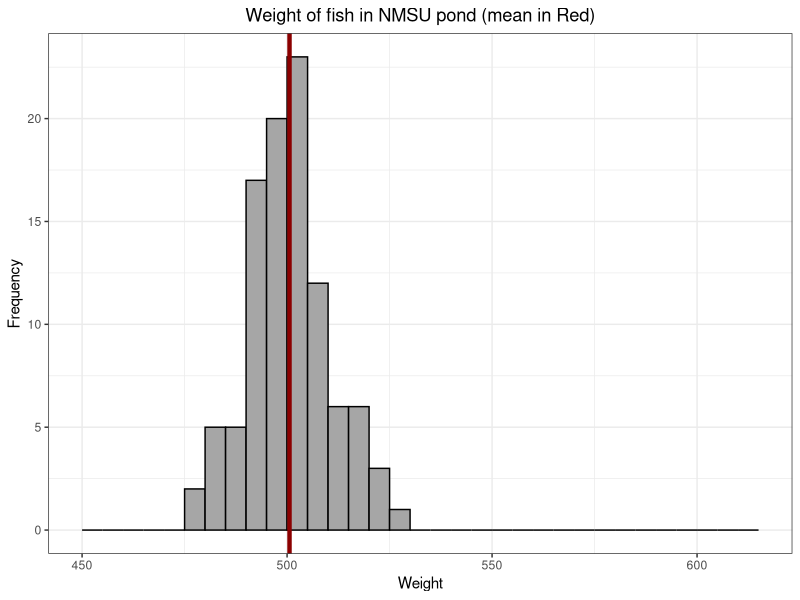
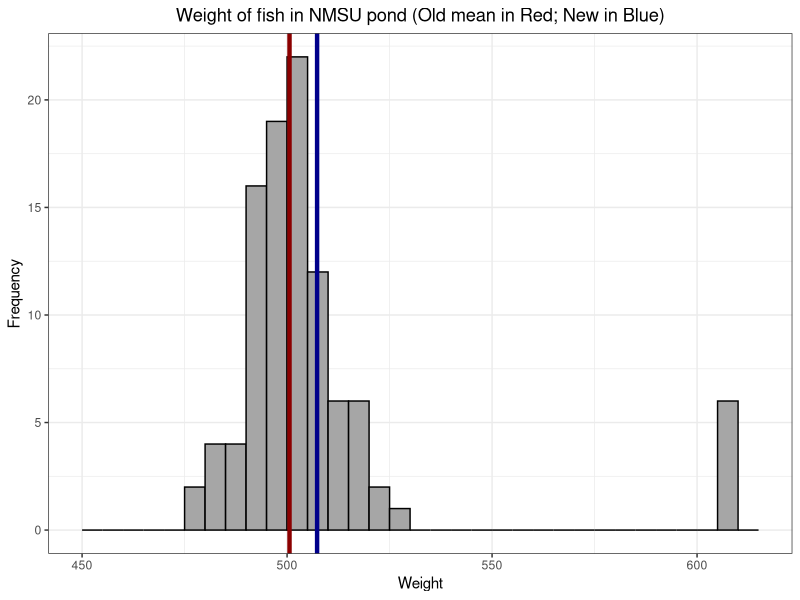
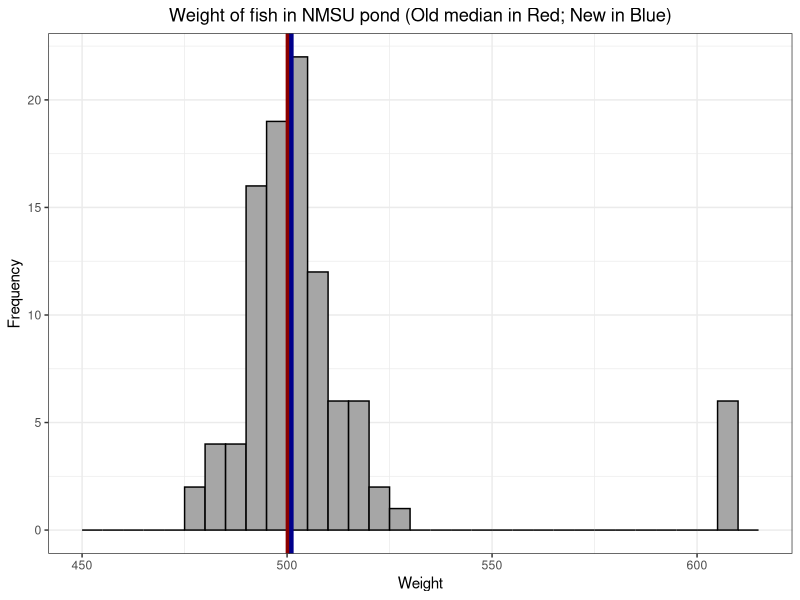
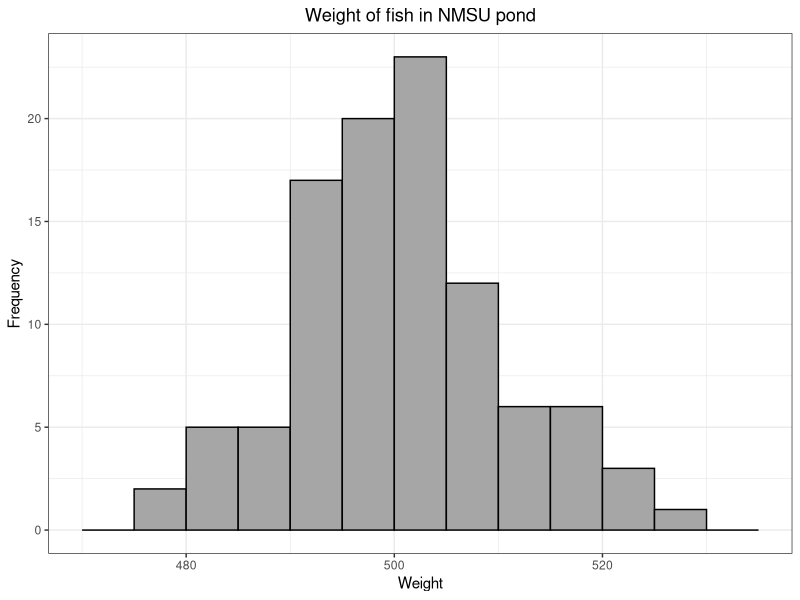
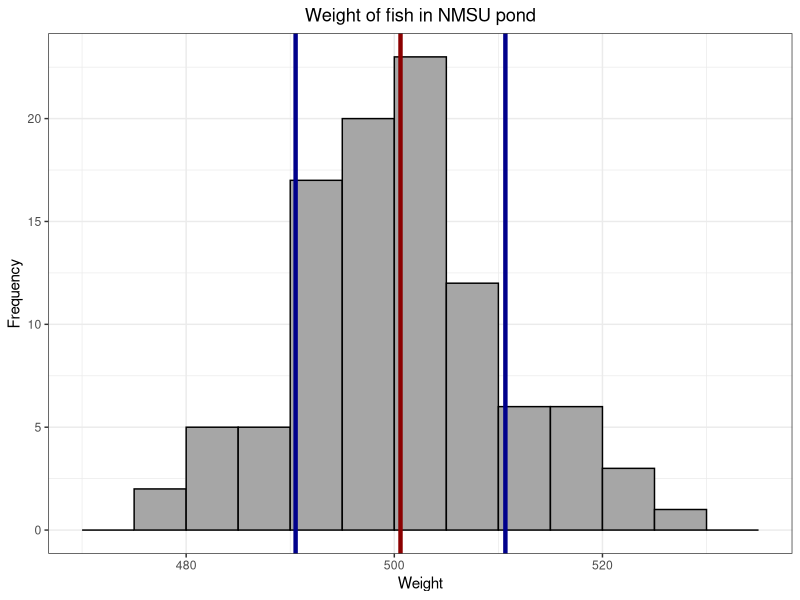
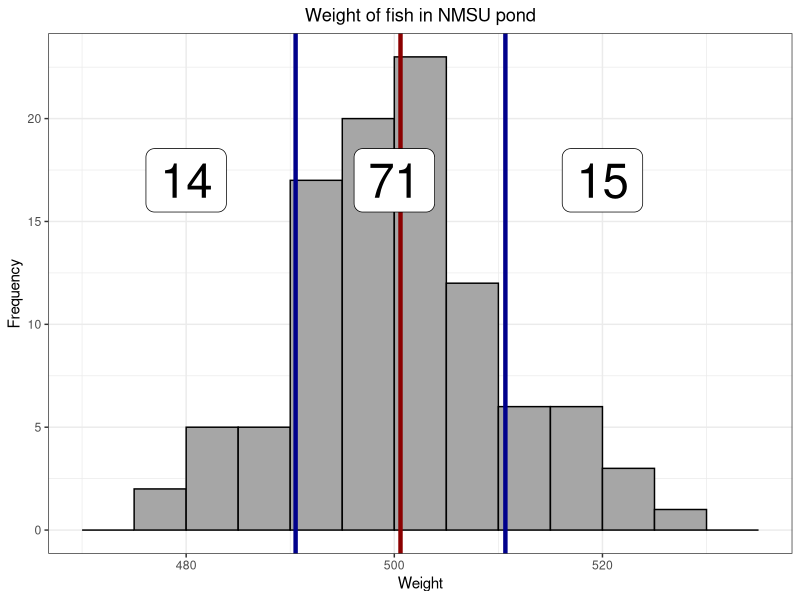
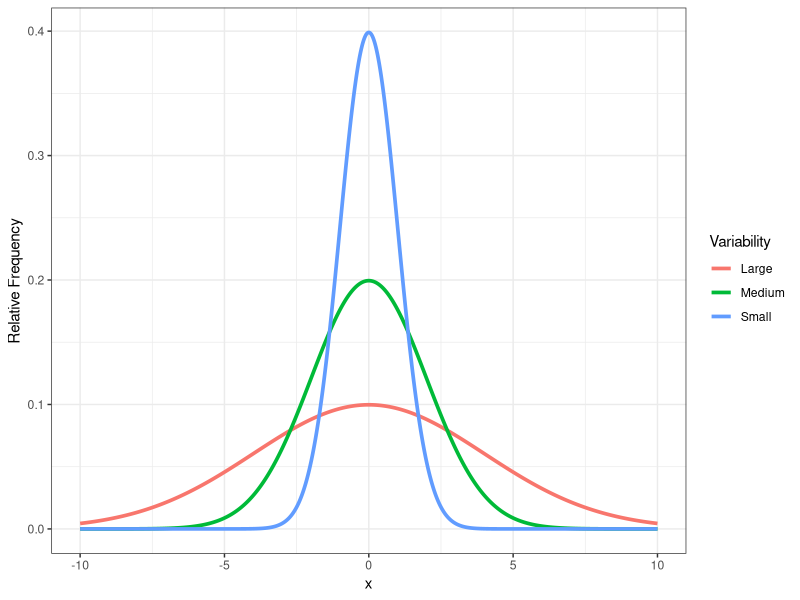
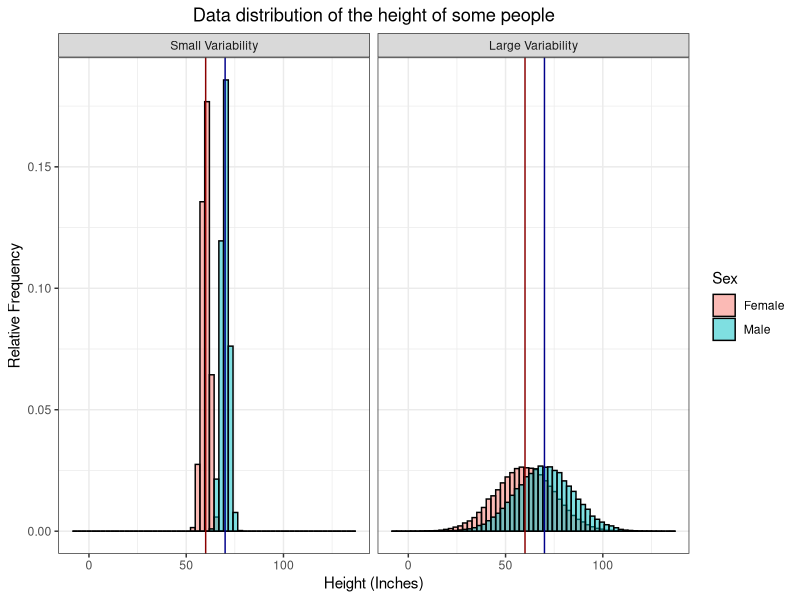

Write the R code that produced these figures, in order.
############ Prereqs ############
options(stringsAsFactors = FALSE, scipen = 600)
oldPar <- par()
os <- Sys.info()["sysname"]
baseDir <- ifelse(os == "Windows", "C:/Users/ptrainor/gdrive", "~/gdrive")

library(tidyverse)

setwd(paste0(baseDir, "/iTeach/AST_505/myLectures/lecture4_DescriptiveStatistics2"))


states <- carData::States
states <- states[states$region == "MTN", c("SATM", "dollars", "pay")]
table(states$pay)

median(states$pay)

# Relationship between the population mean and sample mean
set.seed(33)
fishWeights <- rnorm(100, 500, 10)
fishweights <- round(fishWeights, 2)
mean(fishweights)
set.seed(55)
fishweightsSamp <- sample(fishweights, 10)
mean(fishweightsSamp)

# Means vs medians:
fishweightsDF <- data.frame(Weight = fishweights)
fishweightsDF2 <- fishweightsDF
fishweightsDF2$Weight[95:100] <- 610

png(file = "fishweight.png", height = 4, width = 6, units = "in", res = 600)
ggplot(fishweightsDF, aes(x = Weight)) + geom_histogram(breaks = seq(450, 615, 5), color = "black", fill = "grey65") + 
  geom_vline(xintercept = mean(fishweights), color = "darkred", lwd = 1.5) +
  theme_bw() + ylab("Frequency") + ggtitle("Weight of fish in NMSU pond (mean in Red)") + 
  theme(plot.title = element_text(hjust = 0.5))
dev.off()

png(file = "fishweightMeans.png", height = 4, width = 6, units = "in", res = 600)
ggplot(fishweightsDF2, aes(x = Weight)) + geom_histogram(breaks = seq(450, 615, 5), color = "black", fill = "grey65") + 
  geom_vline(xintercept = mean(fishweights), color = "darkred", lwd = 1.5) +
  geom_vline(xintercept = mean(fishweightsDF2$Weight), color = "darkblue", lwd = 1.5) +
  ggtitle("Weight of fish in NMSU pond (Old mean in Red; New in Blue)") + 
  theme_bw() + theme(plot.title = element_text(hjust = 0.5)) + ylab("Frequency")
dev.off()

png(file = "fishweightMedians.png", height = 4, width = 6, units = "in", res = 600)
ggplot(fishweightsDF2, aes(x = Weight)) + geom_histogram(breaks = seq(450, 615, 5), color = "black", fill = "grey65") + 
  geom_vline(xintercept = median(fishweights), color = "darkred", lwd = 1.5) +
  geom_vline(xintercept = median(fishweightsDF2$Weight), color = "darkblue", lwd = 1.5) +
  ggtitle("Weight of fish in NMSU pond (Old median in Red; New in Blue)") + 
  theme_bw() + theme(plot.title = element_text(hjust = 0.5)) + ylab("Frequency")
dev.off()

# Empirical rule:
sum(as.numeric(fishweightsDF$Weight < (mean(fishweightsDF$Weight) - sd(fishweightsDF$Weight))))
sum(as.numeric(fishweightsDF$Weight > (mean(fishweightsDF$Weight) + sd(fishweightsDF$Weight))))

png(file = "fishEmp00.png", height = 4, width = 6, units = "in", res = 600)
ggplot(fishweightsDF, aes(x = Weight)) + geom_histogram(breaks = seq(470, 535, 5), color = "black", fill = "grey65") +
  ggtitle("Weight of fish in NMSU pond") + 
  theme_bw() + theme(plot.title = element_text(hjust = 0.5)) + ylab("Frequency")
dev.off()
png(file = "fishEmp0.png", height = 4, width = 6, units = "in", res = 600)
ggplot(fishweightsDF, aes(x = Weight)) + geom_histogram(breaks = seq(470, 535, 5), color = "black", fill = "grey65") +
  geom_vline(xintercept = mean(fishweightsDF$Weight), lwd = 1.5, color = "darkred") + 
  geom_vline(xintercept = mean(fishweightsDF$Weight) - sd(fishweightsDF$Weight), lwd = 1.5, color = "darkblue") + 
  geom_vline(xintercept = mean(fishweightsDF$Weight) + sd(fishweightsDF$Weight), lwd = 1.5, color = "darkblue") + 
  ggtitle("Weight of fish in NMSU pond") + 
  theme_bw() + theme(plot.title = element_text(hjust = 0.5)) + ylab("Frequency")
dev.off()
png(file = "fishEmp.png", height = 4, width = 6, units = "in", res = 600)
ggplot(fishweightsDF, aes(x = Weight)) + geom_histogram(breaks = seq(470, 535, 5), color = "black", fill = "grey65") +
  geom_vline(xintercept = mean(fishweightsDF$Weight), lwd = 1.5, color = "darkred") + 
  geom_vline(xintercept = mean(fishweightsDF$Weight) - sd(fishweightsDF$Weight), lwd = 1.5, color = "darkblue") + 
  geom_vline(xintercept = mean(fishweightsDF$Weight) + sd(fishweightsDF$Weight), lwd = 1.5, color = "darkblue") + 
  annotate("label", x = 480, y = 17, label = "14", size = 12) +
  annotate("label", x = 520, y = 17, label = "15", size = 12) +
  annotate("label", x = 500, y = 17, label = "71", size = 12) +
  ggtitle("Weight of fish in NMSU pond") + 
  theme_bw() + theme(plot.title = element_text(hjust = 0.5)) + ylab("Frequency")
dev.off()

# Measures of variability:
df1 <- data.frame(x = seq(-10, 10, .01), y = dnorm(seq(-10, 10, .01), 0, 1), Variability = "Small")
df2 <- data.frame(x = seq(-10, 10, .01), y = dnorm(seq(-10, 10, .01), 0, 2), Variability = "Medium")
df3 <- data.frame(x = seq(-10, 10, .01), y = dnorm(seq(-10, 10, .01), 0, 4), Variability = "Large")
df0 <- rbind(df1, df2, df3)
png(file = "VarDens.png", height = 4, width = 6, units = "in", res = 600)
ggplot(df0, aes(x = x, y = y, group = Variability, color = Variability)) + geom_line(lwd = 1.25) + theme_bw() +
  labs(y = "Relative Frequency") 
dev.off()

# Comparing heights:
df1 <- data.frame(x2 = c(rnorm(50000, 60, 2), rnorm(50000, 70, 2)), 
                  Sex = factor(c(rep("Female", 50000), rep("Male", 50000))), Variability = "Small Variability")
df2 <- data.frame(x2 = c(rnorm(50000, 60, 15), rnorm(50000, 70, 15)), 
                  Sex = factor(c(rep("Female", 50000), rep("Male", 50000))), Variability = "Large Variability")
df0 <- rbind(df1, df2)
df0$Variability <- factor(df0$Variability, levels = c("Small Variability", "Large Variability"))

# Bimodal showing group
png(filename = "histNormal2b.png", height = 4, width = 7, units = "in", res = 600)
ggplot(df0, aes(x = x2, y = ..density.., fill = Sex)) + 
  geom_histogram(bins = 60, color = "black", alpha = .5, position = "identity") + 
  geom_vline(xintercept = 60, color = "darkred") + geom_vline(xintercept = 70, color = "darkblue") +
  facet_wrap(~Variability) + theme_bw() + labs(x = "Height (Inches)", y = "Relative Frequency") +
  ggtitle("Data distribution of the height of some people") + theme(plot.title = element_text(hjust = 0.5))
dev.off()

########### Measures of spread ###########
pTile <- function(i, n) 100*(i - 0.5)/n
sapply(1:8, function(x) pTile(x, 8))

states$pay[order(states$pay)]
quantile(states$pay, probs = c(.25, .75))
quantile(states$pay, probs = c(.25, .75), type = 2)
IQR(states$pay, type = 2)

# Variance:
sum((states$pay - mean(states$pay))**2)/7

# CV:
sd(c(10.03, 9.98, 10.01, 9.97)) / mean(c(10.03, 9.98, 10.01, 9.97))

# MAD:
mad(states$pay)
median(abs(states$pay - median(states$pay)))/.6745
